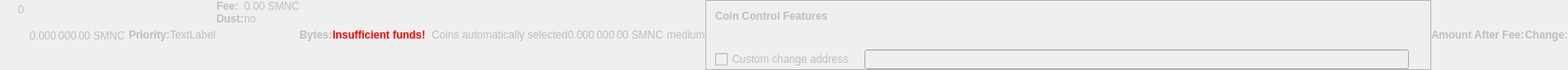
    <widget class="QWidget" name="dummyHideWidget" native="true">
     <property name="enabled">
      <bool>false</bool>
     </property>
     <property name="maximumSize">
      <size>
       <width>100</width>
       <height>22</height>
      </size>
     </property>
     <layout class="QHBoxLayout" name="dummyHideLayout">
      <property name="spacing">
       <number>0</number>
      </property>
      <property name="leftMargin">
       <number>0</number>
      </property>
      <property name="topMargin">
       <number>0</number>
      </property>
      <property name="rightMargin">
       <number>0</number>
      </property>
      <property name="bottomMargin">
       <number>0</number>
      </property>
      <item>
       <layout class="QFormLayout" name="formLayoutCoinControl1">
        <property name="horizontalSpacing">
         <number>10</number>
        </property>
        <property name="verticalSpacing">
         <number>14</number>
        </property>
        <property name="leftMargin">
         <number>10</number>
        </property>
        <property name="topMargin">
         <number>4</number>
        </property>
        <property name="rightMargin">
         <number>6</number>
        </property>
        <item row="0" column="1">
         <widget class="QLabel" name="labelCoinControlBytes">
          <property name="cursor">
           <cursorShape>IBeamCursor</cursorShape>
          </property>
          <property name="contextMenuPolicy">
           <enum>Qt::ActionsContextMenu</enum>
          </property>
          <property name="text">
           <string notr="true">0</string>
          </property>
          <property name="textInteractionFlags">
           <set>Qt::LinksAccessibleByMouse|Qt::TextSelectableByKeyboard|Qt::TextSelectableByMouse</set>
          </property>
         </widget>
        </item>
       </layout>
      </item>
      <item>
       <widget class="QLabel" name="labelCoinControlAfterFee">
        <property name="enabled">
         <bool>false</bool>
        </property>
        <property name="sizePolicy">
         <sizepolicy hsizetype="Fixed" vsizetype="Fixed">
          <horstretch>0</horstretch>
          <verstretch>0</verstretch>
         </sizepolicy>
        </property>
        <property name="minimumSize">
         <size>
          <width>111</width>
          <height>12</height>
         </size>
        </property>
        <property name="maximumSize">
         <size>
          <width>111</width>
          <height>12</height>
         </size>
        </property>
        <property name="cursor">
         <cursorShape>IBeamCursor</cursorShape>
        </property>
        <property name="contextMenuPolicy">
         <enum>Qt::ActionsContextMenu</enum>
        </property>
        <property name="text">
         <string notr="true">0.000 000 00 SMNC</string>
        </property>
        <property name="textInteractionFlags">
         <set>Qt::LinksAccessibleByMouse|Qt::TextSelectableByKeyboard|Qt::TextSelectableByMouse</set>
        </property>
       </widget>
      </item>
      <item>
       <widget class="QLabel" name="labelCoinControlPriorityText">
        <property name="enabled">
         <bool>false</bool>
        </property>
        <property name="font">
         <font>
          <weight>75</weight>
          <bold>true</bold>
         </font>
        </property>
        <property name="text">
         <string>Priority:</string>
        </property>
       </widget>
      </item>
      <item>
       <layout class="QHBoxLayout" name="horizontalLayout">
        <item>
         <widget class="QLabel" name="WarningLabel">
          <property name="text">
           <string>TextLabel</string>
          </property>
         </widget>
        </item>
       </layout>
      </item>
      <item>
       <layout class="QFormLayout" name="formLayoutCoinControl3">
        <property name="horizontalSpacing">
         <number>0</number>
        </property>
        <property name="verticalSpacing">
         <number>0</number>
        </property>
        <property name="leftMargin">
         <number>0</number>
        </property>
        <property name="topMargin">
         <number>0</number>
        </property>
        <property name="rightMargin">
         <number>0</number>
        </property>
        <item row="0" column="0">
         <widget class="QLabel" name="labelCoinControlFeeText">
          <property name="enabled">
           <bool>false</bool>
          </property>
          <property name="font">
           <font>
            <weight>75</weight>
            <bold>true</bold>
           </font>
          </property>
          <property name="text">
           <string>Fee:</string>
          </property>
          <property name="margin">
           <number>0</number>
          </property>
         </widget>
        </item>
        <item row="0" column="1">
         <widget class="QLabel" name="labelCoinControlFee">
          <property name="enabled">
           <bool>false</bool>
          </property>
          <property name="cursor">
           <cursorShape>IBeamCursor</cursorShape>
          </property>
          <property name="contextMenuPolicy">
           <enum>Qt::ActionsContextMenu</enum>
          </property>
          <property name="text">
           <string notr="true">0.00 SMNC</string>
          </property>
          <property name="textInteractionFlags">
           <set>Qt::LinksAccessibleByMouse|Qt::TextSelectableByKeyboard|Qt::TextSelectableByMouse</set>
          </property>
         </widget>
        </item>
        <item row="1" column="0">
         <widget class="QLabel" name="labelCoinControlLowOutputText">
          <property name="enabled">
           <bool>false</bool>
          </property>
          <property name="font">
           <font>
            <weight>75</weight>
            <bold>true</bold>
           </font>
          </property>
          <property name="text">
           <string>Dust:</string>
          </property>
         </widget>
        </item>
        <item row="1" column="1">
         <widget class="QLabel" name="labelCoinControlLowOutput">
          <property name="enabled">
           <bool>false</bool>
          </property>
          <property name="cursor">
           <cursorShape>IBeamCursor</cursorShape>
          </property>
          <property name="contextMenuPolicy">
           <enum>Qt::ActionsContextMenu</enum>
          </property>
          <property name="text">
           <string>no</string>
          </property>
          <property name="textInteractionFlags">
           <set>Qt::LinksAccessibleByMouse|Qt::TextSelectableByKeyboard|Qt::TextSelectableByMouse</set>
          </property>
         </widget>
        </item>
       </layout>
      </item>
      <item>
       <widget class="QLabel" name="labelCoinControlBytesText">
        <property name="enabled">
         <bool>false</bool>
        </property>
        <property name="font">
         <font>
          <weight>75</weight>
          <bold>true</bold>
         </font>
        </property>
        <property name="text">
         <string>Bytes:</string>
        </property>
       </widget>
      </item>
      <item>
       <layout class="QFormLayout" name="formLayoutCoinControl2">
        <property name="horizontalSpacing">
         <number>0</number>
        </property>
        <property name="verticalSpacing">
         <number>0</number>
        </property>
        <property name="leftMargin">
         <number>0</number>
        </property>
        <property name="topMargin">
         <number>0</number>
        </property>
        <property name="rightMargin">
         <number>0</number>
        </property>
       </layout>
      </item>
      <item>
       <layout class="QHBoxLayout" name="horizontalLayoutCoinControl2">
        <property name="spacing">
         <number>0</number>
        </property>
        <property name="bottomMargin">
         <number>0</number>
        </property>
       </layout>
      </item>
      <item>
       <widget class="QLabel" name="labelCoinControlInsuffFunds">
        <property name="enabled">
         <bool>false</bool>
        </property>
        <property name="minimumSize">
         <size>
          <width>0</width>
          <height>0</height>
         </size>
        </property>
        <property name="font">
         <font>
          <weight>75</weight>
          <bold>true</bold>
         </font>
        </property>
        <property name="styleSheet">
         <string notr="true">color:red;font-weight:bold;</string>
        </property>
        <property name="text">
         <string>Insufficient funds!</string>
        </property>
        <property name="margin">
         <number>5</number>
        </property>
       </widget>
      </item>
      <item>
       <layout class="QFormLayout" name="formLayoutCoinControl4">
        <property name="horizontalSpacing">
         <number>0</number>
        </property>
        <property name="verticalSpacing">
         <number>0</number>
        </property>
        <property name="leftMargin">
         <number>0</number>
        </property>
        <property name="topMargin">
         <number>0</number>
        </property>
        <property name="rightMargin">
         <number>0</number>
        </property>
       </layout>
      </item>
      <item>
       <widget class="QLabel" name="labelCoinControlChangeLabel">
        <property name="enabled">
         <bool>false</bool>
        </property>
        <property name="sizePolicy">
         <sizepolicy hsizetype="Preferred" vsizetype="Expanding">
          <horstretch>0</horstretch>
          <verstretch>0</verstretch>
         </sizepolicy>
        </property>
        <property name="minimumSize">
         <size>
          <width>0</width>
          <height>0</height>
         </size>
        </property>
        <property name="text">
         <string/>
        </property>
        <property name="margin">
         <number>3</number>
        </property>
       </widget>
      </item>
      <item>
       <widget class="QLabel" name="labelCoinControlAutomaticallySelected">
        <property name="enabled">
         <bool>false</bool>
        </property>
        <property name="sizePolicy">
         <sizepolicy hsizetype="Fixed" vsizetype="Fixed">
          <horstretch>0</horstretch>
          <verstretch>0</verstretch>
         </sizepolicy>
        </property>
        <property name="minimumSize">
         <size>
          <width>0</width>
          <height>0</height>
         </size>
        </property>
        <property name="maximumSize">
         <size>
          <width>240</width>
          <height>16777215</height>
         </size>
        </property>
        <property name="text">
         <string>Coins automatically selected</string>
        </property>
        <property name="margin">
         <number>5</number>
        </property>
       </widget>
      </item>
      <item>
       <widget class="QLabel" name="labelCoinControlChange">
        <property name="enabled">
         <bool>false</bool>
        </property>
        <property name="sizePolicy">
         <sizepolicy hsizetype="Fixed" vsizetype="Fixed">
          <horstretch>0</horstretch>
          <verstretch>0</verstretch>
         </sizepolicy>
        </property>
        <property name="minimumSize">
         <size>
          <width>111</width>
          <height>0</height>
         </size>
        </property>
        <property name="maximumSize">
         <size>
          <width>111</width>
          <height>16777215</height>
         </size>
        </property>
        <property name="cursor">
         <cursorShape>IBeamCursor</cursorShape>
        </property>
        <property name="contextMenuPolicy">
         <enum>Qt::ActionsContextMenu</enum>
        </property>
        <property name="text">
         <string notr="true">0.000 000 00 SMNC</string>
        </property>
        <property name="textInteractionFlags">
         <set>Qt::LinksAccessibleByMouse|Qt::TextSelectableByKeyboard|Qt::TextSelectableByMouse</set>
        </property>
       </widget>
      </item>
      <item>
       <widget class="QLabel" name="labelCoinControlPriority">
        <property name="enabled">
         <bool>false</bool>
        </property>
        <property name="cursor">
         <cursorShape>IBeamCursor</cursorShape>
        </property>
        <property name="contextMenuPolicy">
         <enum>Qt::ActionsContextMenu</enum>
        </property>
        <property name="text">
         <string>medium</string>
        </property>
        <property name="textInteractionFlags">
         <set>Qt::LinksAccessibleByMouse|Qt::TextSelectableByKeyboard|Qt::TextSelectableByMouse</set>
        </property>
       </widget>
      </item>
      <item>
       <widget class="QFrame" name="frameCoinControl">
        <property name="sizePolicy">
         <sizepolicy hsizetype="Expanding" vsizetype="Expanding">
          <horstretch>0</horstretch>
          <verstretch>0</verstretch>
         </sizepolicy>
        </property>
        <property name="maximumSize">
         <size>
          <width>16777215</width>
          <height>16777215</height>
         </size>
        </property>
        <property name="frameShape">
         <enum>QFrame::StyledPanel</enum>
        </property>
        <property name="frameShadow">
         <enum>QFrame::Sunken</enum>
        </property>
        <layout class="QVBoxLayout" name="verticalLayoutCoinControl2_2">
         <property name="spacing">
          <number>0</number>
         </property>
         <property name="leftMargin">
          <number>0</number>
         </property>
         <property name="topMargin">
          <number>0</number>
         </property>
         <property name="rightMargin">
          <number>0</number>
         </property>
         <property name="bottomMargin">
          <number>0</number>
         </property>
         <item>
          <layout class="QVBoxLayout" name="verticalLayoutCoinControl" stretch="0,0,0,1">
           <property name="spacing">
            <number>0</number>
           </property>
           <property name="leftMargin">
            <number>10</number>
           </property>
           <property name="topMargin">
            <number>10</number>
           </property>
           <item>
            <layout class="QHBoxLayout" name="horizontalLayoutCoinControl1">
             <property name="bottomMargin">
              <number>15</number>
             </property>
             <item>
              <widget class="QLabel" name="labelCoinControlFeatures">
               <property name="enabled">
                <bool>false</bool>
               </property>
               <property name="sizePolicy">
                <sizepolicy hsizetype="Preferred" vsizetype="Maximum">
                 <horstretch>0</horstretch>
                 <verstretch>0</verstretch>
                </sizepolicy>
               </property>
               <property name="font">
                <font>
                 <weight>75</weight>
                 <bold>true</bold>
                </font>
               </property>
               <property name="styleSheet">
                <string notr="true">font-weight:bold;</string>
               </property>
               <property name="text">
                <string>Coin Control Features</string>
               </property>
              </widget>
             </item>
            </layout>
           </item>
           <item>
            <widget class="QWidget" name="widgetCoinControl" native="true">
             <property name="sizePolicy">
              <sizepolicy hsizetype="Preferred" vsizetype="Preferred">
               <horstretch>0</horstretch>
               <verstretch>0</verstretch>
              </sizepolicy>
             </property>
             <property name="minimumSize">
              <size>
               <width>0</width>
               <height>0</height>
              </size>
             </property>
             <property name="styleSheet">
              <string notr="true"/>
             </property>
             <layout class="QHBoxLayout" name="horizontalLayoutCoinControl5_2">
              <property name="leftMargin">
               <number>0</number>
              </property>
              <property name="topMargin">
               <number>0</number>
              </property>
              <property name="rightMargin">
               <number>0</number>
              </property>
              <property name="bottomMargin">
               <number>0</number>
              </property>
              <item>
               <layout class="QHBoxLayout" name="horizontalLayoutCoinControl3">
                <property name="spacing">
                 <number>20</number>
                </property>
                <property name="topMargin">
                 <number>0</number>
                </property>
                <property name="bottomMargin">
                 <number>10</number>
                </property>
               </layout>
              </item>
             </layout>
            </widget>
           </item>
           <item>
            <layout class="QHBoxLayout" name="horizontalLayoutCoinControl4" stretch="0,0,0">
             <property name="spacing">
              <number>12</number>
             </property>
             <property name="sizeConstraint">
              <enum>QLayout::SetDefaultConstraint</enum>
             </property>
             <property name="topMargin">
              <number>5</number>
             </property>
             <property name="rightMargin">
              <number>5</number>
             </property>
             <item>
              <widget class="QCheckBox" name="checkBoxCoinControlChange">
               <property name="enabled">
                <bool>false</bool>
               </property>
               <property name="toolTip">
                <string>If this is activated, but the change address is empty or invalid, change will be sent to a newly generated address.</string>
               </property>
               <property name="text">
                <string>Custom change address</string>
               </property>
              </widget>
             </item>
             <item>
              <widget class="QValidatedLineEdit" name="lineEditCoinControlChange">
               <property name="enabled">
                <bool>false</bool>
               </property>
               <property name="sizePolicy">
                <sizepolicy hsizetype="Expanding" vsizetype="Fixed">
                 <horstretch>0</horstretch>
                 <verstretch>0</verstretch>
                </sizepolicy>
               </property>
              </widget>
             </item>
             <item>
              <widget class="QLabel" name="labelCoinControlChangeLabel_2">
               <property name="sizePolicy">
                <sizepolicy hsizetype="Preferred" vsizetype="Expanding">
                 <horstretch>0</horstretch>
                 <verstretch>0</verstretch>
                </sizepolicy>
               </property>
               <property name="minimumSize">
                <size>
                 <width>0</width>
                 <height>0</height>
                </size>
               </property>
               <property name="text">
                <string/>
               </property>
               <property name="margin">
                <number>3</number>
               </property>
              </widget>
             </item>
            </layout>
           </item>
           <item>
            <spacer name="verticalSpacerCoinControl">
             <property name="orientation">
              <enum>Qt::Vertical</enum>
             </property>
             <property name="sizeHint" stdset="0">
              <size>
               <width>800</width>
               <height>1</height>
              </size>
             </property>
            </spacer>
           </item>
          </layout>
         </item>
        </layout>
       </widget>
      </item>
      <item>
       <widget class="QLabel" name="labelCoinControlAfterFeeText">
        <property name="enabled">
         <bool>false</bool>
        </property>
        <property name="minimumSize">
         <size>
          <width>0</width>
          <height>0</height>
         </size>
        </property>
        <property name="maximumSize">
         <size>
          <width>16777215</width>
          <height>16777215</height>
         </size>
        </property>
        <property name="font">
         <font>
          <weight>75</weight>
          <bold>true</bold>
         </font>
        </property>
        <property name="text">
         <string>Amount After Fee:</string>
        </property>
        <property name="alignment">
         <set>Qt::AlignLeading|Qt::AlignLeft|Qt::AlignVCenter</set>
        </property>
        <property name="margin">
         <number>0</number>
        </property>
       </widget>
      </item>
      <item>
       <widget class="QLabel" name="labelCoinControlChangeText">
        <property name="enabled">
         <bool>false</bool>
        </property>
        <property name="sizePolicy">
         <sizepolicy hsizetype="Preferred" vsizetype="Preferred">
          <horstretch>0</horstretch>
          <verstretch>0</verstretch>
         </sizepolicy>
        </property>
        <property name="minimumSize">
         <size>
          <width>0</width>
          <height>0</height>
         </size>
        </property>
        <property name="maximumSize">
         <size>
          <width>16777215</width>
          <height>16777215</height>
         </size>
        </property>
        <property name="font">
         <font>
          <weight>75</weight>
          <bold>true</bold>
         </font>
        </property>
        <property name="text">
         <string>Change:</string>
        </property>
        <property name="alignment">
         <set>Qt::AlignLeading|Qt::AlignLeft|Qt::AlignVCenter</set>
        </property>
       </widget>
      </item>
     </layout>
    </widget>
